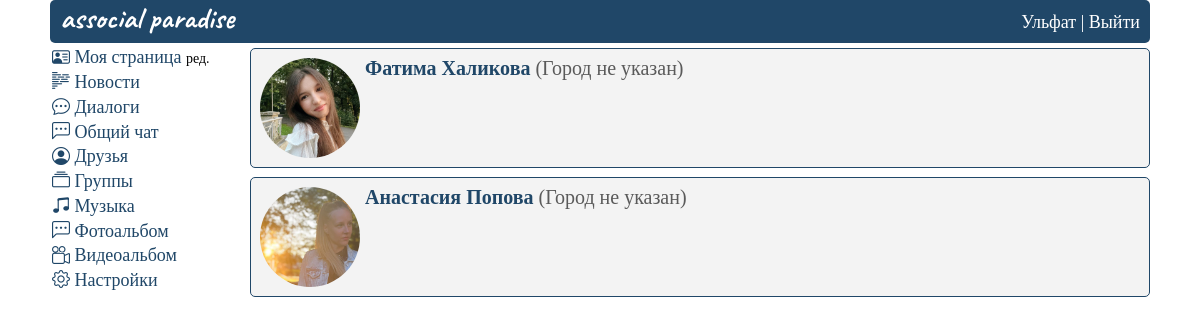
Before: /users (signed in) with the older database file.
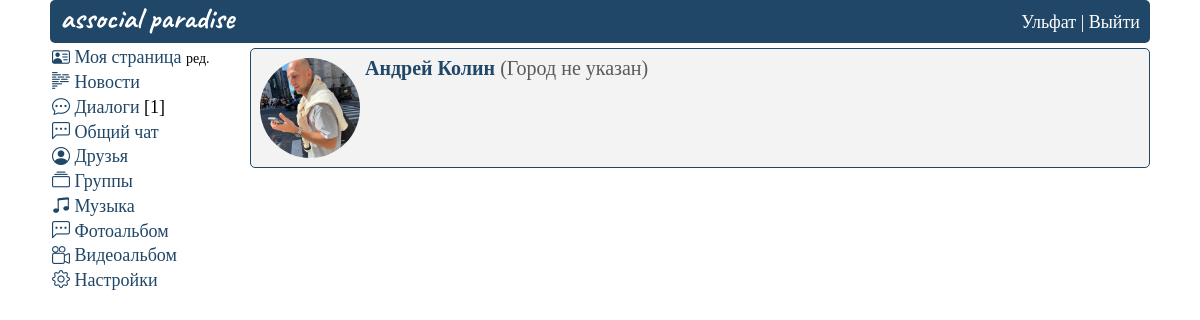
After: the same page with the newer database file.
### mysite/models.py (models this page shows)
class FriendsList(models.Model):
    from_user = models.TextField(max_length=100)
    to_user = models.TextField(max_length=100)
    friends = models.TextField(max_length=1, default=0)
    time_create = models.DateTimeField(auto_now_add=True)
    class Meta:
        verbose_name_plural = 'Друзья'

### mysite/views.py (the view)
# urls.py: path("users", AllUsers.as_view(), name="users"), #Показать список всех пользователей
class AllUsers(LoginRequiredMixin, ListView):
    model = UserProfile
    template_name = 'users.html'
    context_object_name = 'AllUsers'
    login_url = 'home'
    def get_context_data(self, *, object_list=None, **kwargs):
        context = super().get_context_data(**kwargs)
        context['userid'] = getAuthUser(self.request)
        context['allDialogues'] = getAllMessages(context['userid'])
        context['unread_messages'] = calculation_unread(context['allDialogues'], context['userid'])
        context['personal_data'] = getUser(context['userid'])
        return context
    def get_queryset(self):
        userid = getAuthUser(self.request)
        data = FriendsList.objects.raw(
        f'SELECT * FROM MYSITE_friendslist fl JOIN MYSITE_userprofile up on fl.to_user = up.user_id WHERE fl.from_user = {userid} and fl.friends = 1')
        return data

### mysite/views.py (called while the page is built)
def getAuthUser(request):
    return request.session.get('is_auth', False)

def getUser(userid):
    return UserProfile.objects.get(user_id=userid)

def calculation_unread(messages, userid):
    msg = 0
    for i in messages:
        if i.status_message == 0 and int(i.last_sender) != userid:
            msg += 1
    return msg

def getAllMessages(userid):
    allMsg = HaveDialog.objects.raw(
        f'select 1 as id, up.first_name as name_sender, up2.first_name as name_recipient, hd.time_update, hd.last_sender, up3.first_name as name_last_sender, hd.user_recipient_id, hd.user_sender_id, hd.status_message, up.avatar, hd.last_message from mysite_havedialog hd join mysite_userprofile up on up.user_id = hd.user_sender_id join mysite_userprofile up2 on up2.user_id = hd.user_recipient_id join mysite_userprofile up3 on up3.user_id = hd.last_sender where hd.user_recipient_id = {userid} order by hd.time_update desc')
    return allMsg

### mysite/templates/users.html (shortened to what this page needs)
{%extends 'base.html'%}
{% load static %}
{%block content%}
    <div class="wrapper_users">
    {% include "header.html" %}
    <div class="rows_user">
        <div class="col1_user">
            {% include "menu.html" %}
        </div>
        <div class="col2_user">
            <div class="user_list">
                {% for user in AllUsers %}
                <div class="user_item">
                    <div class="user_item_img">
                        <img src="{% static user.avatar|cut:'mysite/static' %}">
                    </div>
                    <div class="user_item_name">
                        <a href="{% url 'viewUser' user.id %}" class="user_links">{{ user.first_name }} {{ user.last_name }}</a>
                    </div>
                    {% if user.hometown %}
                    <div class="user_item_hometown">
                        ({{ user.hometown }})
                    </div>
                    {% else %}
                    <div class="user_item_hometown">
                        <span>(Город не указан)</span>
                    </div>
                    {% endif %}
                </div>
                {% endfor %}
            </div>
        </div>
    </div>
    </div>
{%endblock%}

Changed rows visible on the page:
removed FriendsList: first_name "Фатима", last_name "Халикова", shows "(Город не указан)"
removed FriendsList: first_name "Анастасия", last_name "Попова", shows "(Город не указан)"
added FriendsList: first_name "Андрей", last_name "Колин", shows "(Город не указан)"
Other visible differences:
{{ unread_messages }}: (not shown) → "1"
